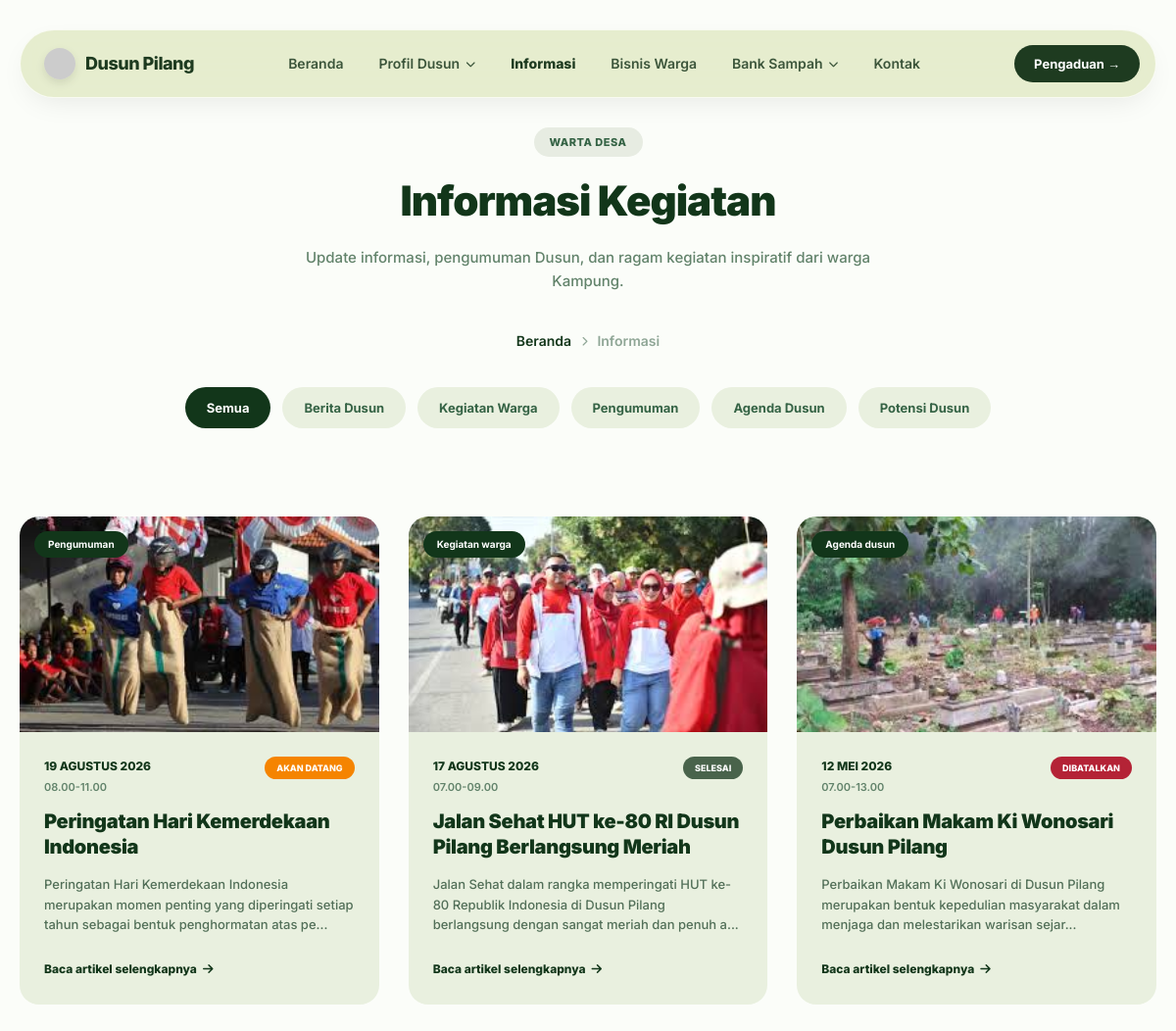
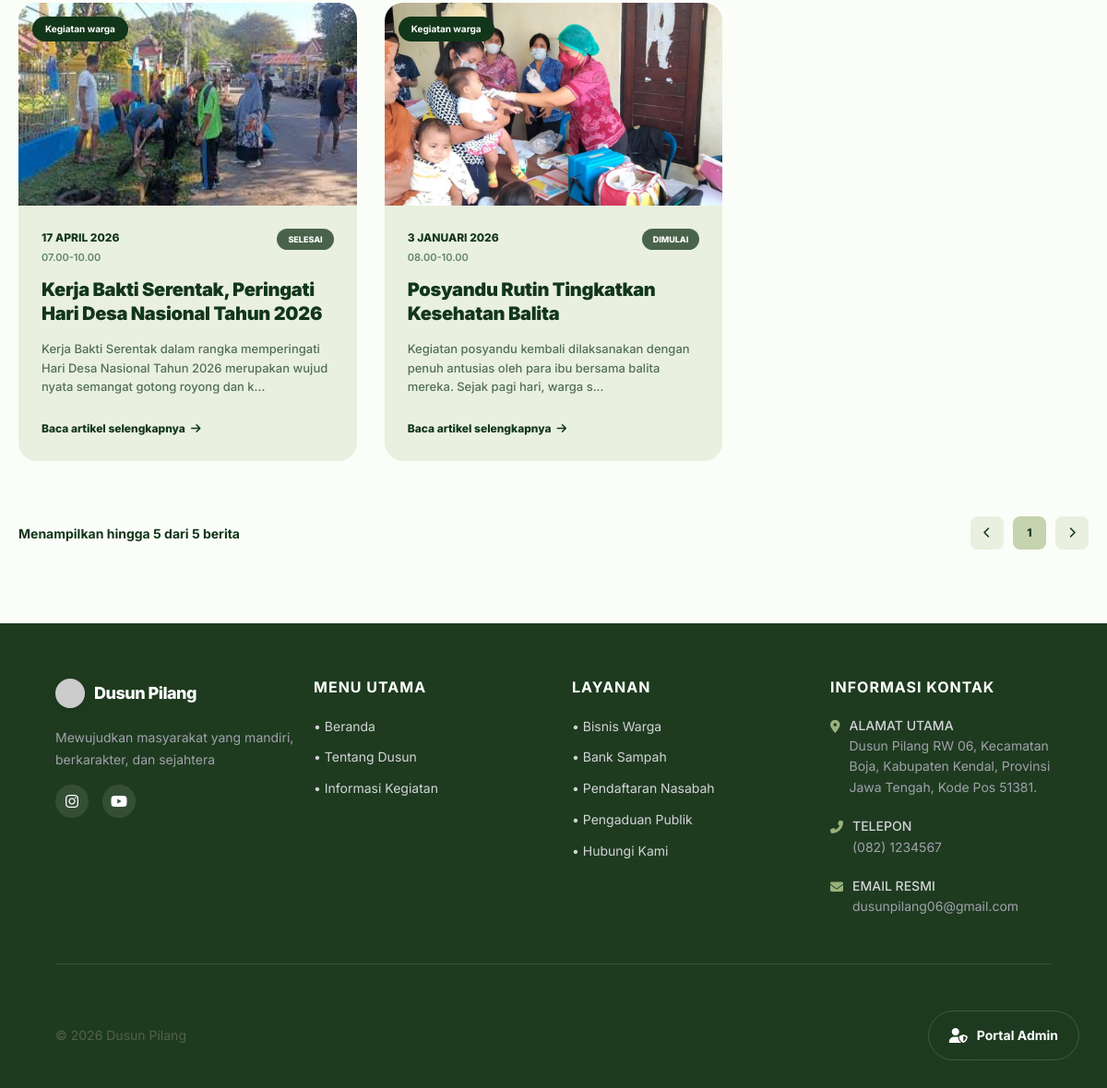
Before: /informasi_kegiatan.php with the older database file (2 pictures, top to bottom).
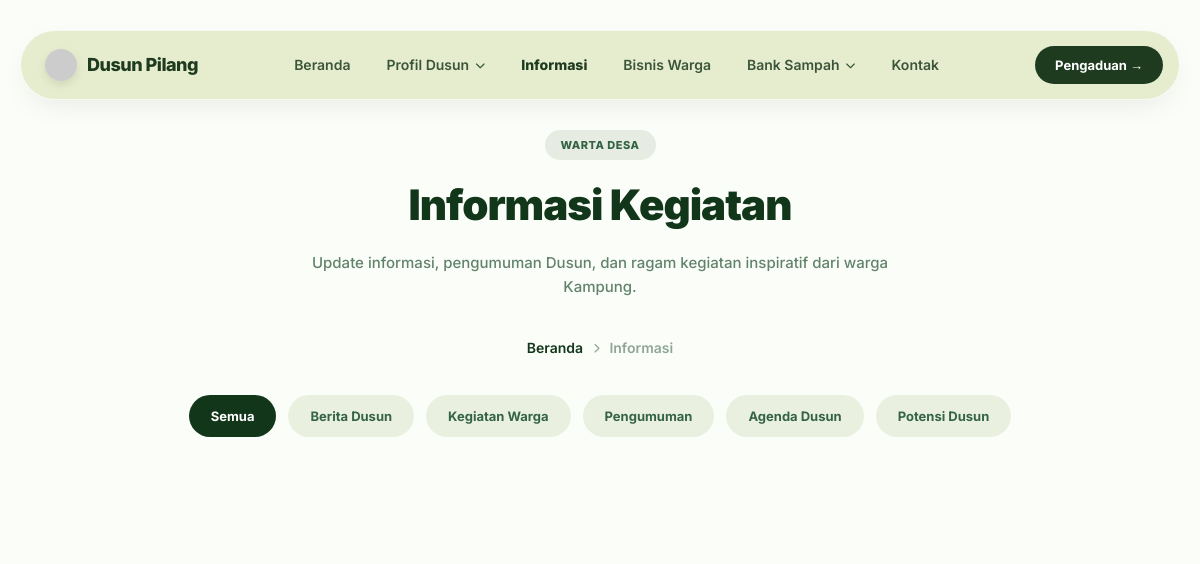
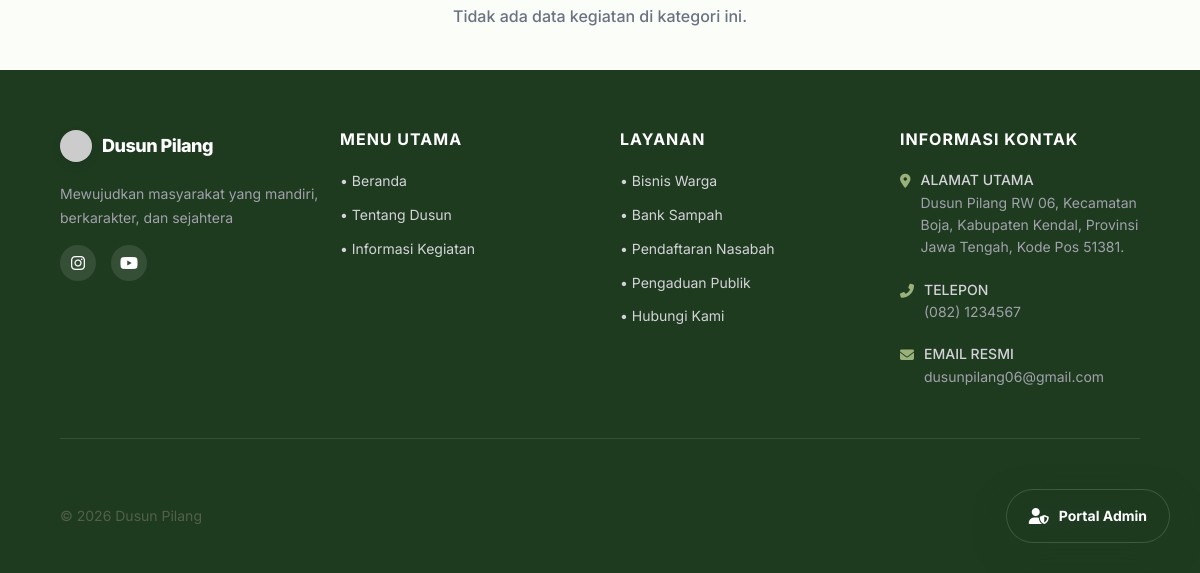
After: the same page with the newer database file (2 pictures, top to bottom).
### tables this page shows
CREATE TABLE `t_kegiatan_dusun` (
  `id_kegiatan` int NOT NULL,
  `judul` varchar(100) DEFAULT NULL,
  `foto` varchar(225) DEFAULT NULL,
  `keterangan` text,
  `tanggal` date DEFAULT NULL,
  `lokasi` varchar(225) DEFAULT NULL,
  `penyelenggara` varchar(100) DEFAULT NULL,
  `waktu_mulai` time DEFAULT NULL,
  `waktu_selesai` time DEFAULT NULL,
  `status` enum('akan_datang','dimulai','ditunda','selesai','dibatalkan') DEFAULT NULL,
  `created_at` timestamp NULL DEFAULT CURRENT_TIMESTAMP,
  `updated_at` timestamp NULL DEFAULT CURRENT_TIMESTAMP ON UPDATE CURRENT_TIMESTAMP
);

### informasi_kegiatan.php (the view, shortened to what the changed rows need)
<?php
require_once 'config.php';
$limit = 9;
$page = isset($_GET['page']) ? (int)$_GET['page'] : 1;
$start = ($page > 1) ? ($page * $limit) - $limit : 0;
$kategori_filter = isset($_GET['kategori']) ? $_GET['kategori'] : '';
$where_clause = "";
$query_count = "SELECT COUNT(*) as total FROM t_kegiatan_dusun" . $where_clause;
$result_count = mysqli_query($conn, $query_count);
$row_count = mysqli_fetch_assoc($result_count);
$total = $row_count['total'];
$pages = ceil($total / $limit);
$query = "SELECT * FROM t_kegiatan_dusun" . $where_clause . " ORDER BY tanggal DESC LIMIT $start, $limit";
$result = mysqli_query($conn, $query);
$kategories = ['Semua', 'Berita Dusun', 'Kegiatan Warga', 'Pengumuman', 'Agenda Dusun', 'Potensi Dusun'];
?>
<!DOCTYPE html>
<html lang="id">
<head>
    <link rel="stylesheet" href="https://cdnjs.cloudflare.com/ajax/libs/font-awesome/6.4.0/css/all.min.css">
    <link rel="stylesheet" href="style.css">
</head>
<body>
    <div class="header-section">
        <h1 class="informasi-title">Informasi Kegiatan</h1>
        <div class="filter-container">
            <?php foreach($kategories as $kat): ?>
                <?php
                    $isActive = ($kategori_filter == $kat) || (empty($kategori_filter) && $kat == 'Semua');
                    $activeClass = $isActive ? 'active' : '';
                    $katUrl = ($kat == 'Semua') ? 'informasi_kegiatan.php' : 'informasi_kegiatan.php?kategori=' . urlencode($kat);
                ?>
                <a href="<?php echo htmlspecialchars($katUrl); ?>" class="filter-pill <?php echo $activeClass; ?>">
                    <?php echo htmlspecialchars($kat); ?>
                </a>
            <?php endforeach; ?>
        </div>
    </div>
    <div class="kegiatan-grid">
        <?php
        if($result && mysqli_num_rows($result) > 0) {
            $mo = ['01'=>'JANUARI','02'=>'FEBRUARI','03'=>'MARET','04'=>'APRIL','05'=>'MEI','06'=>'JUNI','07'=>'JULI','08'=>'AGUSTUS','09'=>'SEPTEMBER','10'=>'OKTOBER','11'=>'NOVEMBER','12'=>'DESEMBER'];
            while($k = mysqli_fetch_array($result)) {
                $kategori = isset($k['jenis_kegiatan']) && !empty($k['jenis_kegiatan']) ? $k['jenis_kegiatan'] : 'Berita Dusun';
                $tgl_fmt = '';
                if($k['tanggal']) {
                    $time_parts = explode('-', $k['tanggal']);
                    if(count($time_parts) == 3) {
                        $tgl_fmt = (int)$time_parts[2] . ' ' . (isset($mo[$time_parts[1]]) ? $mo[$time_parts[1]] : $time_parts[1]) . ' ' . $time_parts[0];
                    } else {
                        $tgl_fmt = date('d M Y', strtotime($k['tanggal']));
                    }
                } else {
                    $tgl_fmt = 'AKAN DATANG';
                }
                $w_mulai = !empty($k['waktu_mulai']) ? date('H.i', strtotime($k['waktu_mulai'])) : '00.00';
                $w_selesai = !empty($k['waktu_selesai']) ? date('H.i', strtotime($k['waktu_selesai'])) : '00.00';
                $waktu_str = $w_mulai . '-' . $w_selesai;
                $keterangan_snippet = !empty($k['keterangan']) ? mb_strimwidth(strip_tags($k['keterangan']), 0, 130, "...") : '-';
                $status_kegiatan = str_replace('_', ' ', $k['status']);
                $status_raw = $k['status'];
                $bg_status = '#49634b';
                if($status_raw == 'akan_datang') $bg_status = '#f58400';
                elseif($status_raw == 'selesai') $bg_status = '#49634b';
                elseif($status_raw == 'dibatalkan') $bg_status = '#B42336';
                echo '<a href="detail_kegiatan.php?id='.intval($k['id_kegiatan']).'" class="activity-card">';
                echo '  <div class="card-img-container">';
                echo '      <span class="card-badge-left">'.htmlspecialchars($kategori).'</span>';
                echo '      <img src="assets/'.($k['foto']?$k['foto']:'placeholder.jpg').'" alt="'.htmlspecialchars($k['judul']).'" style="width: 100%; height: 100%; object-fit: cover;" onerror="this.src=\'https://images.unsplash.com/photo-1542601906990-b4d3fb778b09?ixlib=rb-1.2.1&auto=format&fit=crop&w=600&q=80\'">';
                echo '  </div>';
                echo '  <div class="card-body">';
                echo '      <div class="meta-row">';
                echo '          <div class="date-time">';
                echo '              <div class="meta-date">'.$tgl_fmt.'</div>';
                echo '              <div class="meta-time">'.$waktu_str.'</div>';
                echo '          </div>';
                echo '          <div class="status-badge" style="background: '.$bg_status.';">'.htmlspecialchars($status_kegiatan).'</div>';
                echo '      </div>';
                echo '      <h3 class="card-title">'.htmlspecialchars($k['judul']).'</h3>';
                echo '      <p class="card-desc">'.htmlspecialchars($keterangan_snippet).'</p>';
                echo '      <div class="read-more">Baca artikel selengkapnya <i class="fas fa-arrow-right"></i></div>';
                echo '  </div>';
                echo '</a>';
            }
        } else {
            echo '<div style="grid-column: 1 / -1; text-align: center; padding: 40px; color: #6b7280; font-weight: 500;">Tidak ada data kegiatan di kategori ini.</div>';
        }
        ?>
    </div>
    <?php if($total > 0): ?>
    <div class="pagination-container">
        <?php
            $end_item = min($start + $limit, $total);
            echo "<div>Menampilkan hingga {$end_item} dari {$total} berita</div>";
        ?>
        <div class="pagination-links">
            <?php
            $url_base = '?';
            $prev_page = max(1, $page - 1);
            echo '<a href="'.$url_base.'page='.$prev_page.'" class="page-link"><i class="fas fa-chevron-left"></i></a>';
            for($i = 1; $i <= $pages; $i++) {
                $activeClass = ($i == $page) ? 'active' : '';
                echo '<a href="'.$url_base.'page='.$i.'" class="page-link '.$activeClass.'">'.$i.'</a>';
            }
            $next_page = min($pages, $page + 1);
            echo '<a href="'.$url_base.'page='.$next_page.'" class="page-link"><i class="fas fa-chevron-right"></i></a>';
            ?>
        </div>
    </div>
    <?php endif; ?>
</body>
</html>

Changed rows visible on the page:
removed t_kegiatan_dusun: jenis_kegiatan "Pengumuman", foto (picture), tanggal "19 AGUSTUS 2026", waktu_str "08.00-11.00", status "AKAN DATANG", judul "Peringatan Hari Kemerdekaan Indonesia", keterangan "Peringatan Hari Kemerdekaan Indonesia merupakan momen penting yang diperingati setiap tahun sebagai bentuk penghormatan atas pe..."
removed t_kegiatan_dusun: jenis_kegiatan "Kegiatan warga", foto (picture), tanggal "17 AGUSTUS 2026", waktu_str "07.00-09.00", status "SELESAI", judul "Jalan Sehat HUT ke-80 RI Dusun Pilang Berlangsung Meriah", keterangan "Jalan Sehat dalam rangka memperingati HUT ke-80 Republik Indonesia di Dusun Pilang berlangsung dengan sangat meriah dan penuh a..."
removed t_kegiatan_dusun: jenis_kegiatan "Agenda dusun", foto (picture), tanggal "12 MEI 2026", waktu_str "07.00-13.00", status "DIBATALKAN", judul "Perbaikan Makam Ki Wonosari Dusun Pilang", keterangan "Perbaikan Makam Ki Wonosari di Dusun Pilang merupakan bentuk kepedulian masyarakat dalam menjaga dan melestarikan warisan sejar..."
removed t_kegiatan_dusun: jenis_kegiatan "Kegiatan warga", foto (picture), tanggal "17 APRIL 2026", waktu_str "07.00-10.00", status "SELESAI", judul "Kerja Bakti Serentak, Peringati Hari Desa Nasional Tahun 2026", keterangan "Kerja Bakti Serentak dalam rangka memperingati Hari Desa Nasional Tahun 2026 merupakan wujud nyata semangat gotong royong dan k..."
removed t_kegiatan_dusun: jenis_kegiatan "Kegiatan warga", foto (picture), tanggal "3 JANUARI 2026", waktu_str "08.00-10.00", status "DIMULAI", judul "Posyandu Rutin Tingkatkan Kesehatan Balita", keterangan "Kegiatan posyandu kembali dilaksanakan dengan penuh antusias oleh para ibu bersama balita mereka. Sejak pagi hari, warga s..."
Other visible differences:
$end_item: "5" → (not shown)
$total: "5" → (not shown)
text no longer shown: "Menampilkan hingga dari berita"
text now shown: "Tidak ada data kegiatan di kategori ini."
list line gone: "1"
